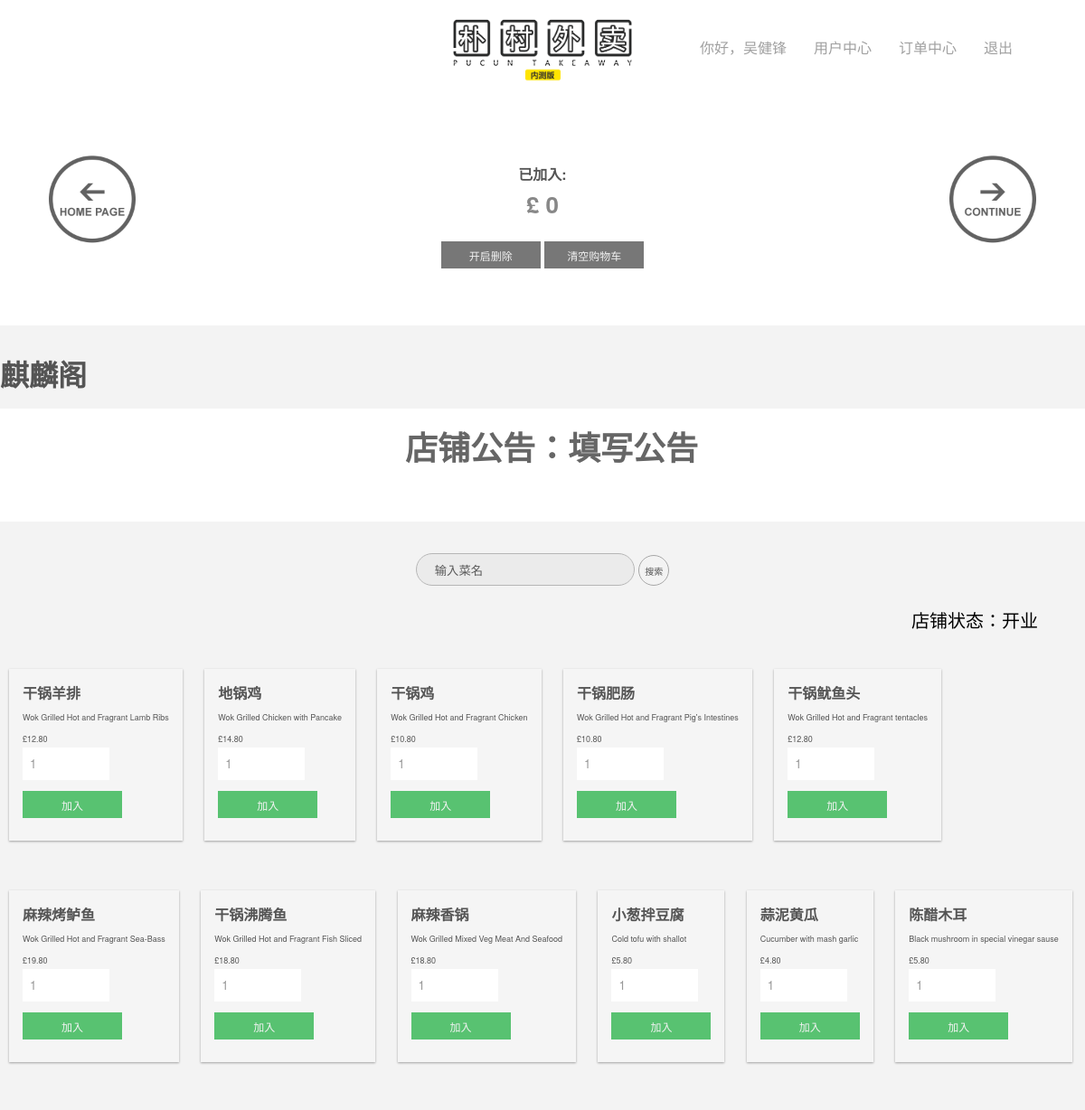
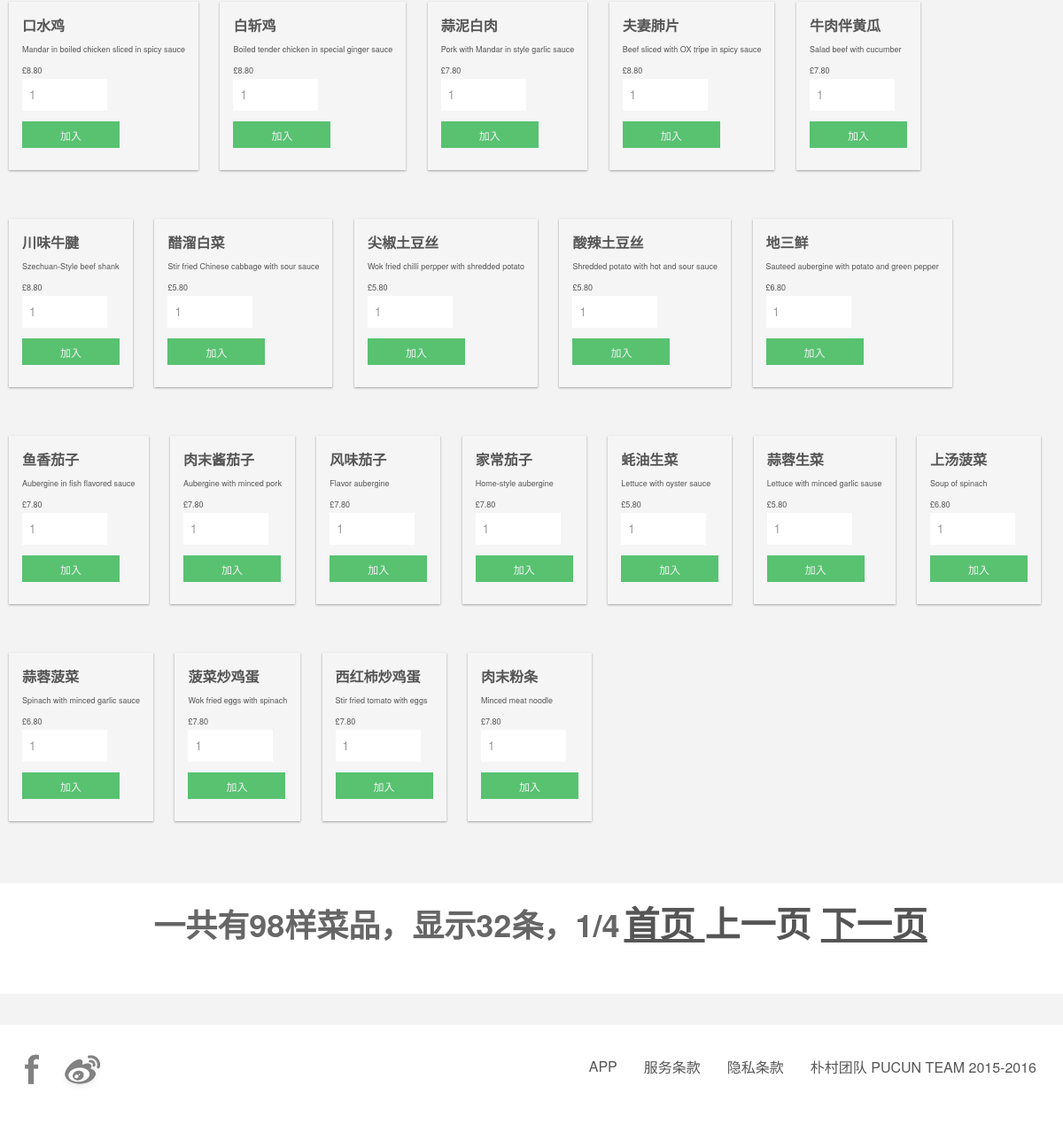
The app's page /store.php?sid=2 (signed in) with its own data (2 pictures, top to bottom).
### tables this page shows
CREATE TABLE IF NOT EXISTS `store` (
  `sid` int(11) NOT NULL AUTO_INCREMENT COMMENT '商家ID',
  `sname` text NOT NULL COMMENT '商家名',
  `sstatus` int(11) NOT NULL COMMENT '店铺状态（开/歇业）',
  `sbulletin` text NOT NULL COMMENT '公告板',
  `review` bigint(20) NOT NULL COMMENT '评分',
  `dis` int(11) NOT NULL COMMENT '折扣',
  `smsnumber` text NOT NULL COMMENT '接收短信号码',
  PRIMARY KEY (`sid`)
);

CREATE TABLE IF NOT EXISTS `store2data` (
  `id` int(11) NOT NULL AUTO_INCREMENT,
  `name` text NOT NULL,
  `des` text NOT NULL,
  `price` text NOT NULL,
  `pic` text NOT NULL,
  `top` int(11) NOT NULL,
  PRIMARY KEY (`id`)
);

### services/takeaway/storerowfunc.php (the view, shortened to what this page needs)
<?php
				$sqloid = "select id from store".$sid."data";
				$sqloidrun = mysqli_query($link,$sqloid);
				$rownum = mysqli_num_rows($sqloidrun);
				$show_num=32;
	    		$total_pages=ceil($rownum/$show_num);
	    		$current=isset($_GET['page'])?$_GET['page']:1;
	    		$next=($current==$total_pages)?false:$current+1;
	    		$prev=($current==1)?false:$current-1;
	    		$offset=($current-1)*$show_num;
				$sqlgeto = "select * from store".$sid."data order by top DESC,id limit $offset,$show_num";
				$sqlgetorun = mysqli_query($link,$sqlgeto);
				while($row = mysqli_fetch_array($sqlgetorun)){
					echo "
						<figure>
			    			";
					echo	"
				    		<figcaption>
						    	<a class='name'>".$row['name']."</a> <br>
						    	<a class='detail'>". $row['des'] ."</a> <br>
						    	<a>£</a><a class='price'>".$row['price']."</a><br>
						    	<input type = 'hidden' class='id' value='".$row['id']."'>
						    	<input type='number' class='qty' value='1' />
						    	<button class='add'>加入</button>
				    		</figcaption>
						</figure>
						";
				}
				echo "<div class='smore'>
		    	<figure>
			    	<figcaption>
			    		<b>一共有{$rownum}样菜品，显示{$show_num}条，{$current}/{$total_pages}</b>
			    		<b><a href='".$_SERVER['PHP_SELF']."?page=1'> 首页  </a></b>
			    	";
				if(!$prev){
						echo "<b><a>  上一页   </a></b> ";
				}else{
						echo "<b><a href='".$_SERVER['PHP_SELF']."?page={$prev}'>  上一页   </a></b>";
				}
				if(!$next){
						echo "<b><a>  下一页   </a></b>";
				}else{
						echo "<b><a href='".$_SERVER['PHP_SELF']."?page={$next}'>  下一页   </a></b>";
				}
				echo "</figcaption></figure></div>";
?>

### store.php (shortened to what this page needs)
<!DOCTYPE html>
<html lang="en">
<?php
	include('header.php');
	$storeid = $_GET['sid'];
?>
		    <?php
				include('./services/common/connect.php');
				$sid = "$storeid";
				$sql = "select sbulletin,sstatus,dis,sname from store where sid = '$sid'";
				$sqlrun = mysqli_query($link,$sql);
				$sqlrunt = mysqli_fetch_array($sqlrun);
				if($sqlrunt[1] == "1" ){
					$status = "开业";
				}else{
					$status = "歇业";
				}
				include('navbar.php');
				include('shoppingcart.php');
				echo "
				</header>
				<body>
				<div class='columns'>
				    <h1>$sqlrunt[3]</h1>
					<a class = 'storeID' style='display:none'>".$storeid."</a>
					<form action='bulletin.php' method='post'>
					    <input type = 'hidden' name='asid' value='".$storeid."'>
					</form>
				<div class='smore'>
		    	<figure>
			    	<figcaption>
			    		<b>店铺公告：". $sqlrunt[0]." </b>
			    	</figcaption>
				</figure>
				</div>";
				echo "
					<div class='search'>
				    	<form action='searchfunc.php' method='post'>
								<input type='text' class='sbarinput' name='sc' value='输入菜名'>
								<input type='submit' class='sbarbut' name='ss' value='搜索'>
								<input type = 'hidden' name='asid' value='".$sid."'>
						</form>
					</div>
					";
				echo "<br><p style='font-size:20px;float:right;'>店铺状态："."$status"."  </p><br>";
				echo "<a class = 'storestatus' style='display:none'>"."$sqlrunt[1]"."</a><br><br>";
				include('./services/takeaway/storerowfunc.php');
			?>
		</div>
		<?php include('footer.php');?>
	</body>
</html>

### css/style.css (style rules this page uses)
* { margin:0; padding:0; font-family:"Helvetica Neue","Microsoft YaHei",Helvetica,Arial,sans-serif; }
body { background-color:#f3f3f3; }
h1 { color:#666; }
button { color:#f3f3f3; width:110px; height:30px; font-size: 12px; background-color: #777; border:0px; cursor:pointer; }
input,textarea,select { border:1; }
input[type=submit] { -webkit-transition: all 100ms cubic-bezier(.25,.8,.25,1); -moz-transition: all 100ms ease-in-out; transition: all 100ms ease-in-out; }
.search { position: relative; text-align: center; }
.sbarinput { width: 200px; height: 34px; background-color: #EAEAEA; padding-left: 20px; padding-right: 20px; outline: none; color: #333; border-radius: 34px; opacity: 0.8; border: 1px solid #A7A7A7; }
.sbarbut { background-color: #f3f3f3; color: #555; height: 34px; width:34px; border: 1px solid #A7A7A7; border-radius: 34px; font-size: 10px; -webkit-appearance:none; }
.columns { width:100%; max-width:1400px; margin:30px auto; font-family:"Helvetica Neue",Helvetica,Arial,sans-serif; }
.columns>h1 { color:#555; }
.columns>figure { background:#f5f5f5; border:hidden #333; box-shadow: 0 1px 3px rgba(0,0,0,0.12), 0 1px 2px rgba(0,0,0,0.24); margin: 0 10px 55px; padding-bottom:10px; display: inline-block; colum-break-inside: avoid; -webkit-transition: all 100ms cubic-bezier(.25,.8,.25,1); -moz-transition: all 100ms ease-in-out; transition: all 100ms ease-in-out; }
.columns a { color:#555; font-size:9px; }
.columns>figure>figcaption { font-size: 6 em; color:#999; line-height:1.5; padding:15px; }
.columns>p { margin-right:52px; }
.add { cursor:pointer; background-color:#58c271 !important; }
.name { font-weight: 600 !important; font-size:16px !important; }
.qty { background-color: #fff; color:#999; width:80px; padding:8px; display:block; border:none; border-bottom-width:1px; border-bottom-style:solid; border-bottom-color:#ffffff; margin-bottom: 12px; }
.smore { font-family:"Helvetica Neue",Helvetica,Arial,sans-serif; text-align:center; font-size:18px; }
.smore>figure { width:80%; height:75px; background:#fff; board:hidden; box-shadow:0 1px 12px #999; margin-right:auto; margin-left:auto; margin-top:15px; margin-bottom:35px; }
.smore a { font-size:18px !important; line-height: initial; }
.smore b { font-size:20px !important; line-height: initial; }
.smore>figure>figcaption { color:#666; line-height:13px; padding-top:18px; }
@media screen and (min-height:1080px) { .smore>figure { width:100%; height:125px; box-shadow:none; } }
@media screen and (min-height:1080px) { .smore a { font-size:40px !important; } }
@media screen and (min-height:1080px) { .smore b { font-size:36px !important; } }
@media screen and (min-height:1080px) { .smore>figure>figcaption { text-align: center; width:auto; padding-top:15px; line-height:33px margin-right:20px; margin-left:20px; } }

### records on screen
store: sname "麒麟阁", sbulletin "填写公告", sstatus "开业"
store2data: name "干锅羊排", des "Wok Grilled Hot and Fragrant Lamb Ribs", price "12.80"
store2data: name "地锅鸡", des "Wok Grilled Chicken with Pancake", price "14.80"
store2data: name "干锅鸡", des "Wok Grilled Hot and Fragrant Chicken", price "10.80"
store2data: name "干锅肥肠", des "Wok Grilled Hot and Fragrant Pig's Intestines", price "10.80"
store2data: name "干锅鱿鱼头", des "Wok Grilled Hot and Fragrant tentacles", price "12.80"
store2data: name "麻辣烤鲈鱼", des "Wok Grilled Hot and Fragrant Sea-Bass", price "19.80"
store2data: name "干锅沸腾鱼", des "Wok Grilled Hot and Fragrant Fish Sliced", price "18.80"
store2data: name "麻辣香锅", des "Wok Grilled Mixed Veg Meat And Seafood", price "18.80"
store2data: name "小葱拌豆腐", des "Cold tofu with shallot", price "5.80"
store2data: name "蒜泥黄瓜", des "Cucumber with mash garlic", price "4.80"
store2data: name "陈醋木耳", des "Black mushroom in special vinegar sause", price "5.80"
store2data: name "口水鸡", des "Mandar in boiled chicken sliced in spicy sauce", price "8.80"
store2data: name "白斩鸡", des "Boiled tender chicken in special ginger sauce", price "8.80"
store2data: name "蒜泥白肉", des "Pork with Mandar in style garlic sauce", price "7.80"
store2data: name "夫妻肺片", des "Beef sliced with OX tripe in spicy sauce", price "8.80"
store2data: name "牛肉伴黄瓜", des "Salad beef with cucumber", price "7.80"
store2data: name "川味牛腱", des "Szechuan-Style beef shank", price "8.80"
store2data: name "醋溜白菜", des "Stir fried Chinese cabbage with sour sauce", price "5.80"
store2data: name "尖椒土豆丝", des "Wok fried chilli perpper with shredded potato", price "5.80"
store2data: name "酸辣土豆丝", des "Shredded potato with hot and sour sauce", price "5.80"
store2data: name "地三鲜", des "Sauteed aubergine with potato and green pepper", price "6.80"
store2data: name "鱼香茄子", des "Aubergine in fish flavored sauce", price "7.80"
store2data: name "肉末酱茄子", des "Aubergine with minced pork", price "7.80"
store2data: name "风味茄子", des "Flavor aubergine", price "7.80"
store2data: name "家常茄子", des "Home-style aubergine", price "7.80"
store2data: name "蚝油生菜", des "Lettuce with oyster sauce", price "5.80"
store2data: name "蒜蓉生菜", des "Lettuce with minced garlic sause", price "5.80"
store2data: name "上汤菠菜", des "Soup of spinach", price "6.80"
store2data: name "蒜蓉菠菜", des "Spinach with minced garlic sauce", price "6.80"
store2data: name "菠菜炒鸡蛋", des "Wok fried eggs with spinach", price "7.80"
store2data: name "西红柿炒鸡蛋", des "Stir fried tomato with eggs", price "7.80"
store2data: name "肉末粉条", des "Minced meat noodle", price "7.80"

### other values on screen
$_SESSION['realname'] "吴健锋"
$rownum "98"
$show_num "32"
$current "1"
$total_pages "4"
